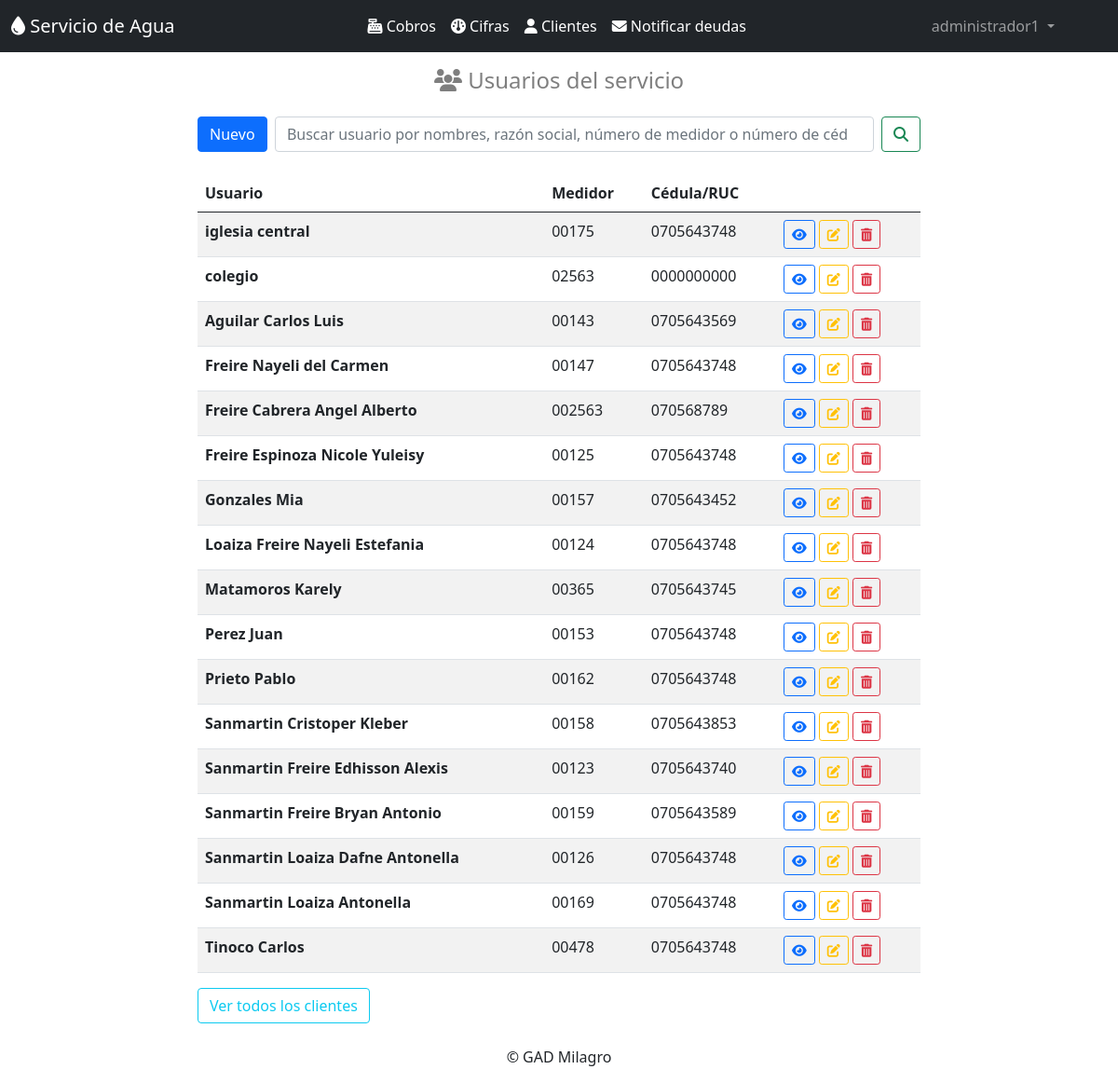
The page /clientes/ (signed in) on the database as committed earlier.
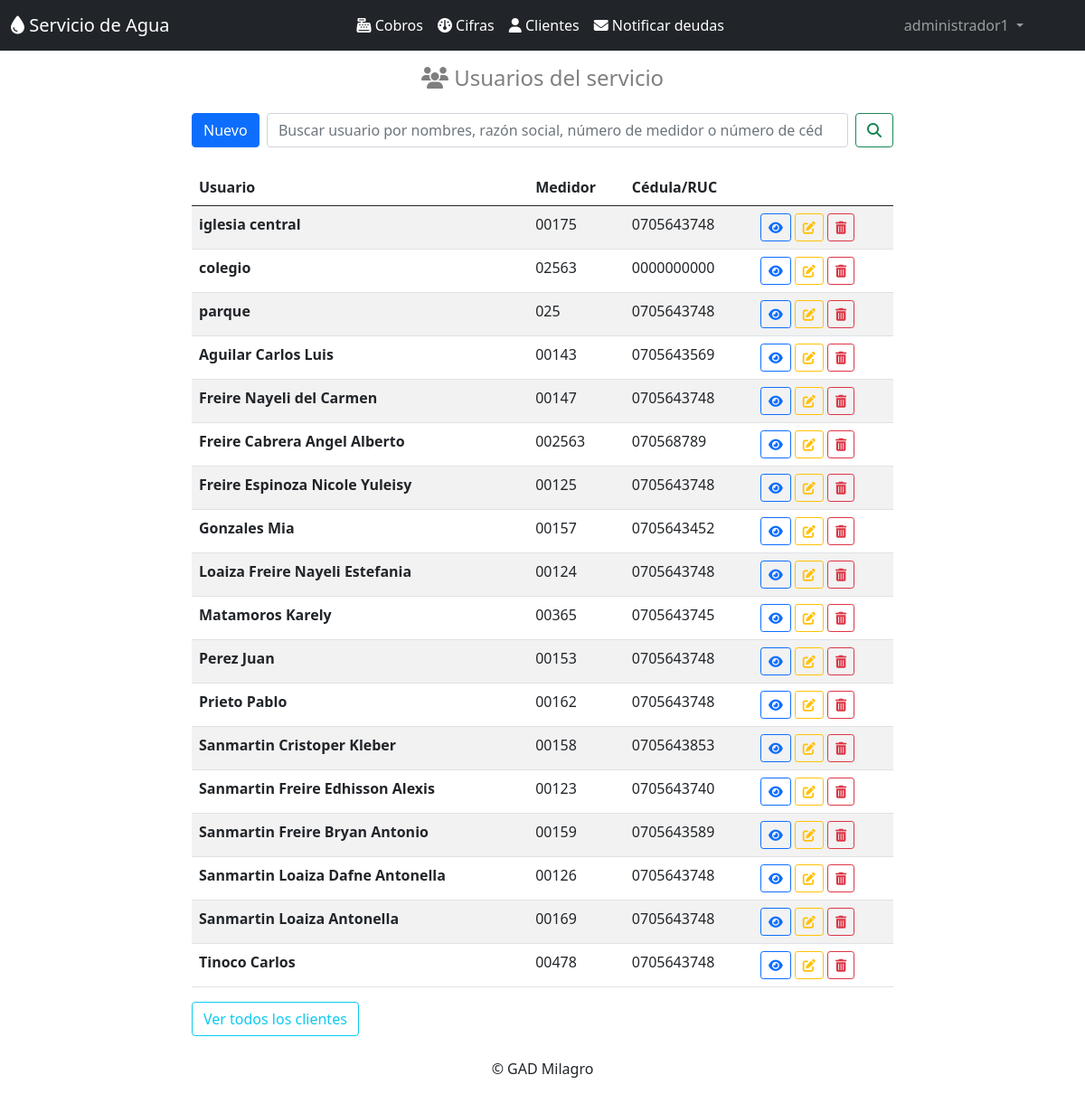
The same page on the database as committed later.
### clientes/models.py (models this page shows, shortened)
class Cliente(models.Model):
    nombres=models.CharField(max_length=50)
    apellidos=models.CharField(max_length=30,null=True, blank=True)
    detalle=models.CharField(max_length=30,null=True, blank=True)
    medidor=models.CharField(max_length=10, unique=True)
    cedula=models.CharField(max_length=15)
    email=models.EmailField()
    direccion=models.CharField(max_length=50,null=True, blank=True)
    celular=models.CharField(max_length=10,null=True, blank=True)
    deuda=models.CharField(max_length=1, choices=deuda, default='n',null=True, blank=True)
    ultima_cifra=models.CharField(max_length=30,default='null',null=True, blank=True)
    class Meta:
        db_table = 'cliente'
        verbose_name = 'Cliente'
        verbose_name_plural = 'clientes'
        ordering = ['apellidos']

### clientes/views.py (the view, shortened to what this page needs)
# urls.py: path('clientes/', listar_clientes, name="listarclientes"),
def listar_clientes(request):
    busqueda = request.GET.get("buscar")
    try:
        clientes = Cliente.objects.all()
    except Cliente.DoesNotExist:
                raise Http404
    return render(request, "clientes.html", {"clientes": clientes})

### templates/clientes.html (shortened to what this page needs)
{% extends "home.html" %}
{% block content %}
<div class="container mb-1 " style="max-width: 800px;">
    <h4 class="text-black-50 text-center py-3"><i class="fa-solid fa-users"></i> Usuarios del servicio </h4>
</div>
<div class="container " style="max-width: 800px;">
    <form class="d-flex" method="GET">
        <a class="btn btn-primary" href="/crearcliente">Nuevo</a> &nbsp;&nbsp;
        <input class="form-control me-2" type="search" placeholder="Buscar usuario por nombres, razón social, número de medidor o número de cédula" aria-label="Search" name="buscar" value="">
        <button class="btn btn-outline-success" type="submit"><i class="fa-solid fa-magnifying-glass"></i></button>
    </form>
</div>
<div class="container py-4" style="max-width: 800px;">
    <table class="table table-responsive table-striped">
        <thead>
            <tr>
                <th>Usuario</th>
                <th>Medidor</th>
                <th>Cédula/RUC</th>
                <th></th>
            </tr>
        </thead>
        <tbody>
            {% for cliente in clientes %}
            <tr>
              <th scope="row">{% if cliente.apellidos == None %}  {% else %} {{ cliente.apellidos }} {% endif %}{{ cliente.nombres }} </th>
                <td>{{ cliente.medidor }}</td>
                <td>{{ cliente.cedula }}</td>
                <td><a class="btn btn-sm btn-outline-primary " href="/vercliente/{{cliente.id}}"><i class="fa-solid fa-eye"></i></a>
                    <a class="btn btn-sm btn-outline-warning" href="/editarcliente/{{cliente.id}}"><i class="fa-solid fa-pen-to-square"></i></a>
                    <a class="btn btn-sm btn-outline-danger" href="/eliminarcliente/{{cliente.id}}"><i class="fa-solid fa-trash-can"></i></a>
                </td>
            </tr>
            {% endfor %}
        </tbody>
    </table>
    <a class="btn btn-outline-info" href="/clientes">Ver todos los clientes</a> &nbsp;&nbsp;
</div>
{% endblock %}

### templates/home.html (shortened to what this page needs)
<!doctype html>
<html lang="es">
    <head>
        <link href="https://cdn.jsdelivr.net/npm/bootstrap@5.0.2/dist/css/bootstrap.min.css" rel="stylesheet">
        <link href="https://cdnjs.cloudflare.com/ajax/libs/font-awesome/6.2.1/css/all.min.css" rel="stylesheet">
        {% load static %}
    </head>
    <body >
        {% if user.is_authenticated %}
            <nav class="navbar navbar-expand-lg navbar-dark bg-dark " >
                <div class="container-fluid">
                        <a class="navbar-brand" href="/">
                            <i class="fa-sharp fa-solid fa-droplet"></i> Servicio de Agua</a>
                    <div class="collapse navbar-collapse" id="navbarSupportedContent">
                        <ul class="navbar-nav ms-auto mb-2 mb-lg-0">
                            <li class="nav-item">
                                <a class="nav-item nav-link active" href="/cobros"><i class="fa-solid fa-cash-register"></i> Cobros</a>
                            </li>
                            <li class="nav-item ">
                                <a class="nav-item nav-link active" href="/cifras"><i class="fa-solid fa-gauge"></i> Cifras</a>
                            </li>
                            <li class="nav-item">
                                <a class="nav-item nav-link active" href="/clientes"><i class="fa-solid fa-user"></i> Clientes</a>
                            </li>
                            <li class="nav-item dropdown">
                                <a class="nav-item nav-link active" href="/notificaciones"><i class="fa-solid fa-envelope"></i> Notificar deudas</a>
                            </li>
                        </ul>
                        <ul class="navbar-nav ms-auto   mb-2 mb-lg-0">
                            <li class="nav-item dropdown">
                                <a class="nav-link dropdown-toggle" href="#" id="navbarDarkDropdownMenuLink" role="button" data-bs-toggle="dropdown" aria-expanded="false">
                                    {{ user }}
                                </a>
                            </li>
                        </ul>
                    </div>
                </div>
            </nav>
            {% block content %}{% endblock %}
        {% else %}
                            {% load static %}
        {% endif %}
        <p class="text-center">© GAD Milagro</p>
  </body>
</html>

Rows that differ between the two databases and show on the page:
added Cliente: nombres "parque", medidor "025", cedula "0705643748"
